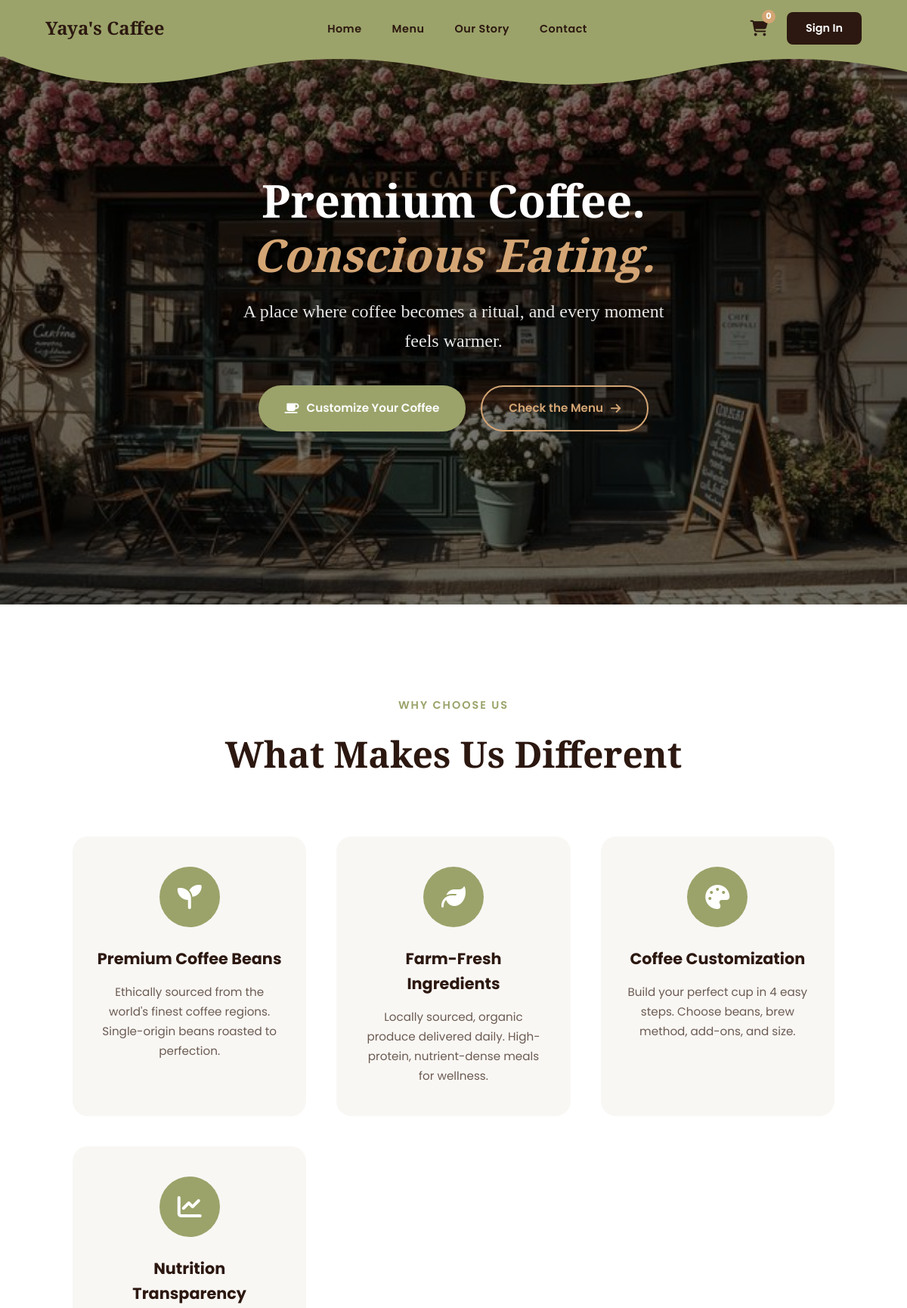
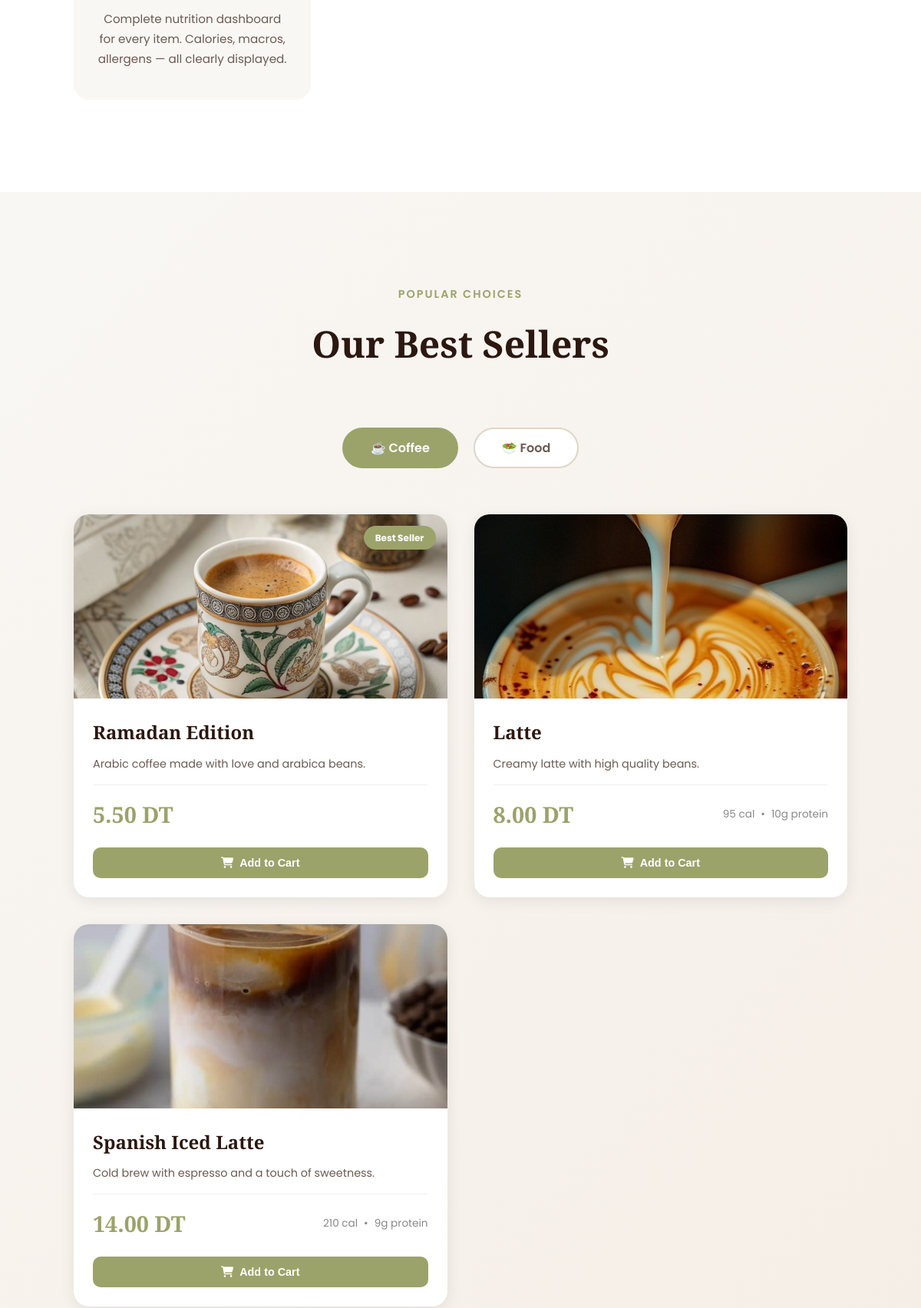
The page / (upper part) on the database its author committed (2 pictures, top to bottom).
### tables this page shows
CREATE TABLE `menu_items` (
  `id` int(11) NOT NULL,
  `name` varchar(100) NOT NULL,
  `category` enum('coffee','food') NOT NULL,
  `price` decimal(6,2) NOT NULL,
  `description` text DEFAULT NULL,
  `calories` int(11) DEFAULT 0,
  `protein` int(11) DEFAULT 0,
  `is_best_seller` tinyint(1) DEFAULT 0,
  `image_path` varchar(255) DEFAULT NULL,
  `created_at` timestamp NOT NULL DEFAULT current_timestamp()
);

### includes/auth.php (called while the page is built, shortened)
<?php
function isLoggedIn(): bool {
    return isset($_SESSION['user_id']);
}

### index.php (the view, shortened to what this page needs)
<?php
require_once 'includes/db.php';
require_once 'includes/auth.php';
$best_coffees = $pdo->query("SELECT * FROM menu_items WHERE category='coffee' AND is_best_seller=1 ORDER BY name LIMIT 3")->fetchAll();
if(count($best_coffees) < 3) {
    $ids   = array_column($best_coffees, 'id') ?: [0];
    $ph    = implode(',', array_fill(0, count($ids), '?'));
    $extra = $pdo->prepare("SELECT * FROM menu_items WHERE category='coffee' AND id NOT IN($ph) ORDER BY id LIMIT ?");
    $extra->execute([...$ids, 3 - count($best_coffees)]);
    $best_coffees = array_merge($best_coffees, $extra->fetchAll());
}
function sellerCard(array $item, string $cat): string {
    $img     = $item['image_path']
               ? '<img src="'.BASE_URL.htmlspecialchars($item['image_path']).'" alt="'.htmlspecialchars($item['name']).'">'
               : '<div style="width:100%;height:100%;background:#f0ebe4;display:flex;align-items:center;justify-content:center;font-size:3rem;">'.($cat==='coffee'?'☕':'🥗').'</div>';
    $badge   = $item['is_best_seller'] ? '<div class="card-badge">Best Seller</div>' : '';
    $cal     = $item['calories'] > 0 ? '<span>'.$item['calories'].' cal</span><span>•</span>' : '';
    $protein = $item['protein']  > 0 ? '<span>'.$item['protein'].'g protein</span>' : '';
    return '
    <div class="seller-card">
      <div class="card-image">'.$img.$badge.'</div>
      <div class="card-content">
        <h3>'.htmlspecialchars($item['name']).'</h3>
        <p>'.htmlspecialchars($item['description'] ?: ($cat==='coffee'?'Premium coffee crafted with care.':'Fresh and nutritious, made with love.')).'</p>
        <div class="card-meta">
          <span class="card-price">'.number_format($item['price'],2).' DT</span>
          <div class="card-nutrition">'.$cal.$protein.'</div>
        </div>
        <div class="card-actions">
          <button class="btn-buy" onclick="addToCart('.(int)$item['id'].', \''.htmlspecialchars($item['name'],ENT_QUOTES).'\', '.(float)$item['price'].', this)">
            <i class="fas fa-shopping-cart"></i> Add to Cart
          </button>
        </div>
      </div>
    </div>';
}
?>
<!DOCTYPE html>
<html lang="en">
<head>
  <link rel="stylesheet" href="style.css">
  <link rel="stylesheet" href="https://cdnjs.cloudflare.com/ajax/libs/font-awesome/6.4.0/css/all.min.css">
</head>
<body>
  <nav class="navbar" id="navbar">
    <div class="nav-inner">
      <a href="index.php" class="logo">Yaya's Caffee</a>
      <ul class="nav-links">
        <li><a href="index.php">Home</a></li>
        <li><a href="menu.php">Menu</a></li>
        <li><a href="dream.html">Our Story</a></li>
        <li><a href="contact.php">Contact</a></li>
      </ul>
      <div class="nav-right">
        <a href="cart.php" class="cart-icon">
          <i class="fa-solid fa-cart-shopping"></i>
          <span class="cart-count" id="cart-count">0</span>
        </a>
        <?php if(isLoggedIn()): ?>
          <span style="color:#2c1810;font-weight:600;font-size:0.9rem;"> <?= htmlspecialchars($_SESSION['first_name']) ?> </span>
          <?php if(isAdmin()): ?>
            <a href="<?= BASE_URL ?>admin/dashboard.php" class="btn-signin" style="background:#9ba36a;"><i class="fas fa-cog"></i> Admin</a>
          <?php endif; ?>
          <a href="<?= BASE_URL ?>api/signout.php" class="btn-signin">Sign Out</a>
        <?php else: ?>
          <a href="signin.html" class="btn-signin">Sign In</a>
        <?php endif; ?>
      </div>
    </div>
    <svg class="navbar-wave" viewBox="0 0 1440 45" xmlns="http://www.w3.org/2000/svg" preserveAspectRatio="none">
      <path d="M0,0 C120,45 240,45 360,22 S600,0 720,22 S960,45 1080,22 S1320,0 1440,22 L1440,0 L0,0 Z" fill="#9ba36a"/>
    </svg>
  </nav>
  <section class="hero">
    <div class="hero-content">
      <h1>Premium Coffee.<br><em>Conscious Eating.</em></h1>
      <p class="hero-subtitle">A place where coffee becomes a ritual, and every moment feels warmer.</p>
      <div class="hero-buttons">
        <a href="customize.html" class="btn-primary"><i class="fas fa-coffee"></i> Customize Your Coffee</a>
        <a href="menu.php" class="btn-secondary">Check the Menu <i class="fas fa-arrow-right"></i></a>
      </div>
    </div>
  </section>
  <section class="value-props">
    <div class="section-header">
      <span class="section-label">Why Choose Us</span>
      <h2>What Makes Us Different</h2>
    </div>
    <div class="props-grid">
      <div class="prop-card"><div class="prop-icon"><i class="fas fa-seedling"></i></div><h3>Premium Coffee Beans</h3><p>Ethically sourced from the world's finest coffee regions. Single-origin beans roasted to perfection.</p></div>
      <div class="prop-card"><div class="prop-icon"><i class="fas fa-leaf"></i></div><h3>Farm-Fresh Ingredients</h3><p>Locally sourced, organic produce delivered daily. High-protein, nutrient-dense meals for wellness.</p></div>
      <div class="prop-card"><div class="prop-icon"><i class="fas fa-palette"></i></div><h3>Coffee Customization</h3><p>Build your perfect cup in 4 easy steps. Choose beans, brew method, add-ons, and size.</p></div>
      <div class="prop-card"><div class="prop-icon"><i class="fas fa-chart-line"></i></div><h3>Nutrition Transparency</h3><p>Complete nutrition dashboard for every item. Calories, macros, allergens — all clearly displayed.</p></div>
    </div>
  </section>
  <section class="best-sellers">
    <div class="section-header">
      <span class="section-label">Popular Choices</span>
      <h2>Our Best Sellers</h2>
    </div>
    <div class="tabs-container">
      <a href="#coffee-tab" class="tab active">☕ Coffee</a>
      <a href="#food-tab"   class="tab">🥗 Food</a>
    </div>
    <div class="tab-content" id="coffee-tab">
      <div class="best-sellers-grid">
        <?php foreach($best_coffees as $item): echo sellerCard($item,'coffee'); endforeach; ?>
      </div>
    </div>
  </section>
</body>
</html>

### rows shown on the page
menu_items: image_path (picture), is_best_seller "Best Seller", name "Ramadan Edition", description "Arabic coffee made with love and arabica beans.", price "5.50"
menu_items: image_path (picture), name "Latte", description "Creamy latte with high quality beans.", price "8.00", calories "95", protein "10"
menu_items: image_path (picture), name "Spanish Iced Latte", description "Cold brew with espresso and a touch of sweetness.", price "14.00", calories "210", protein "9"
